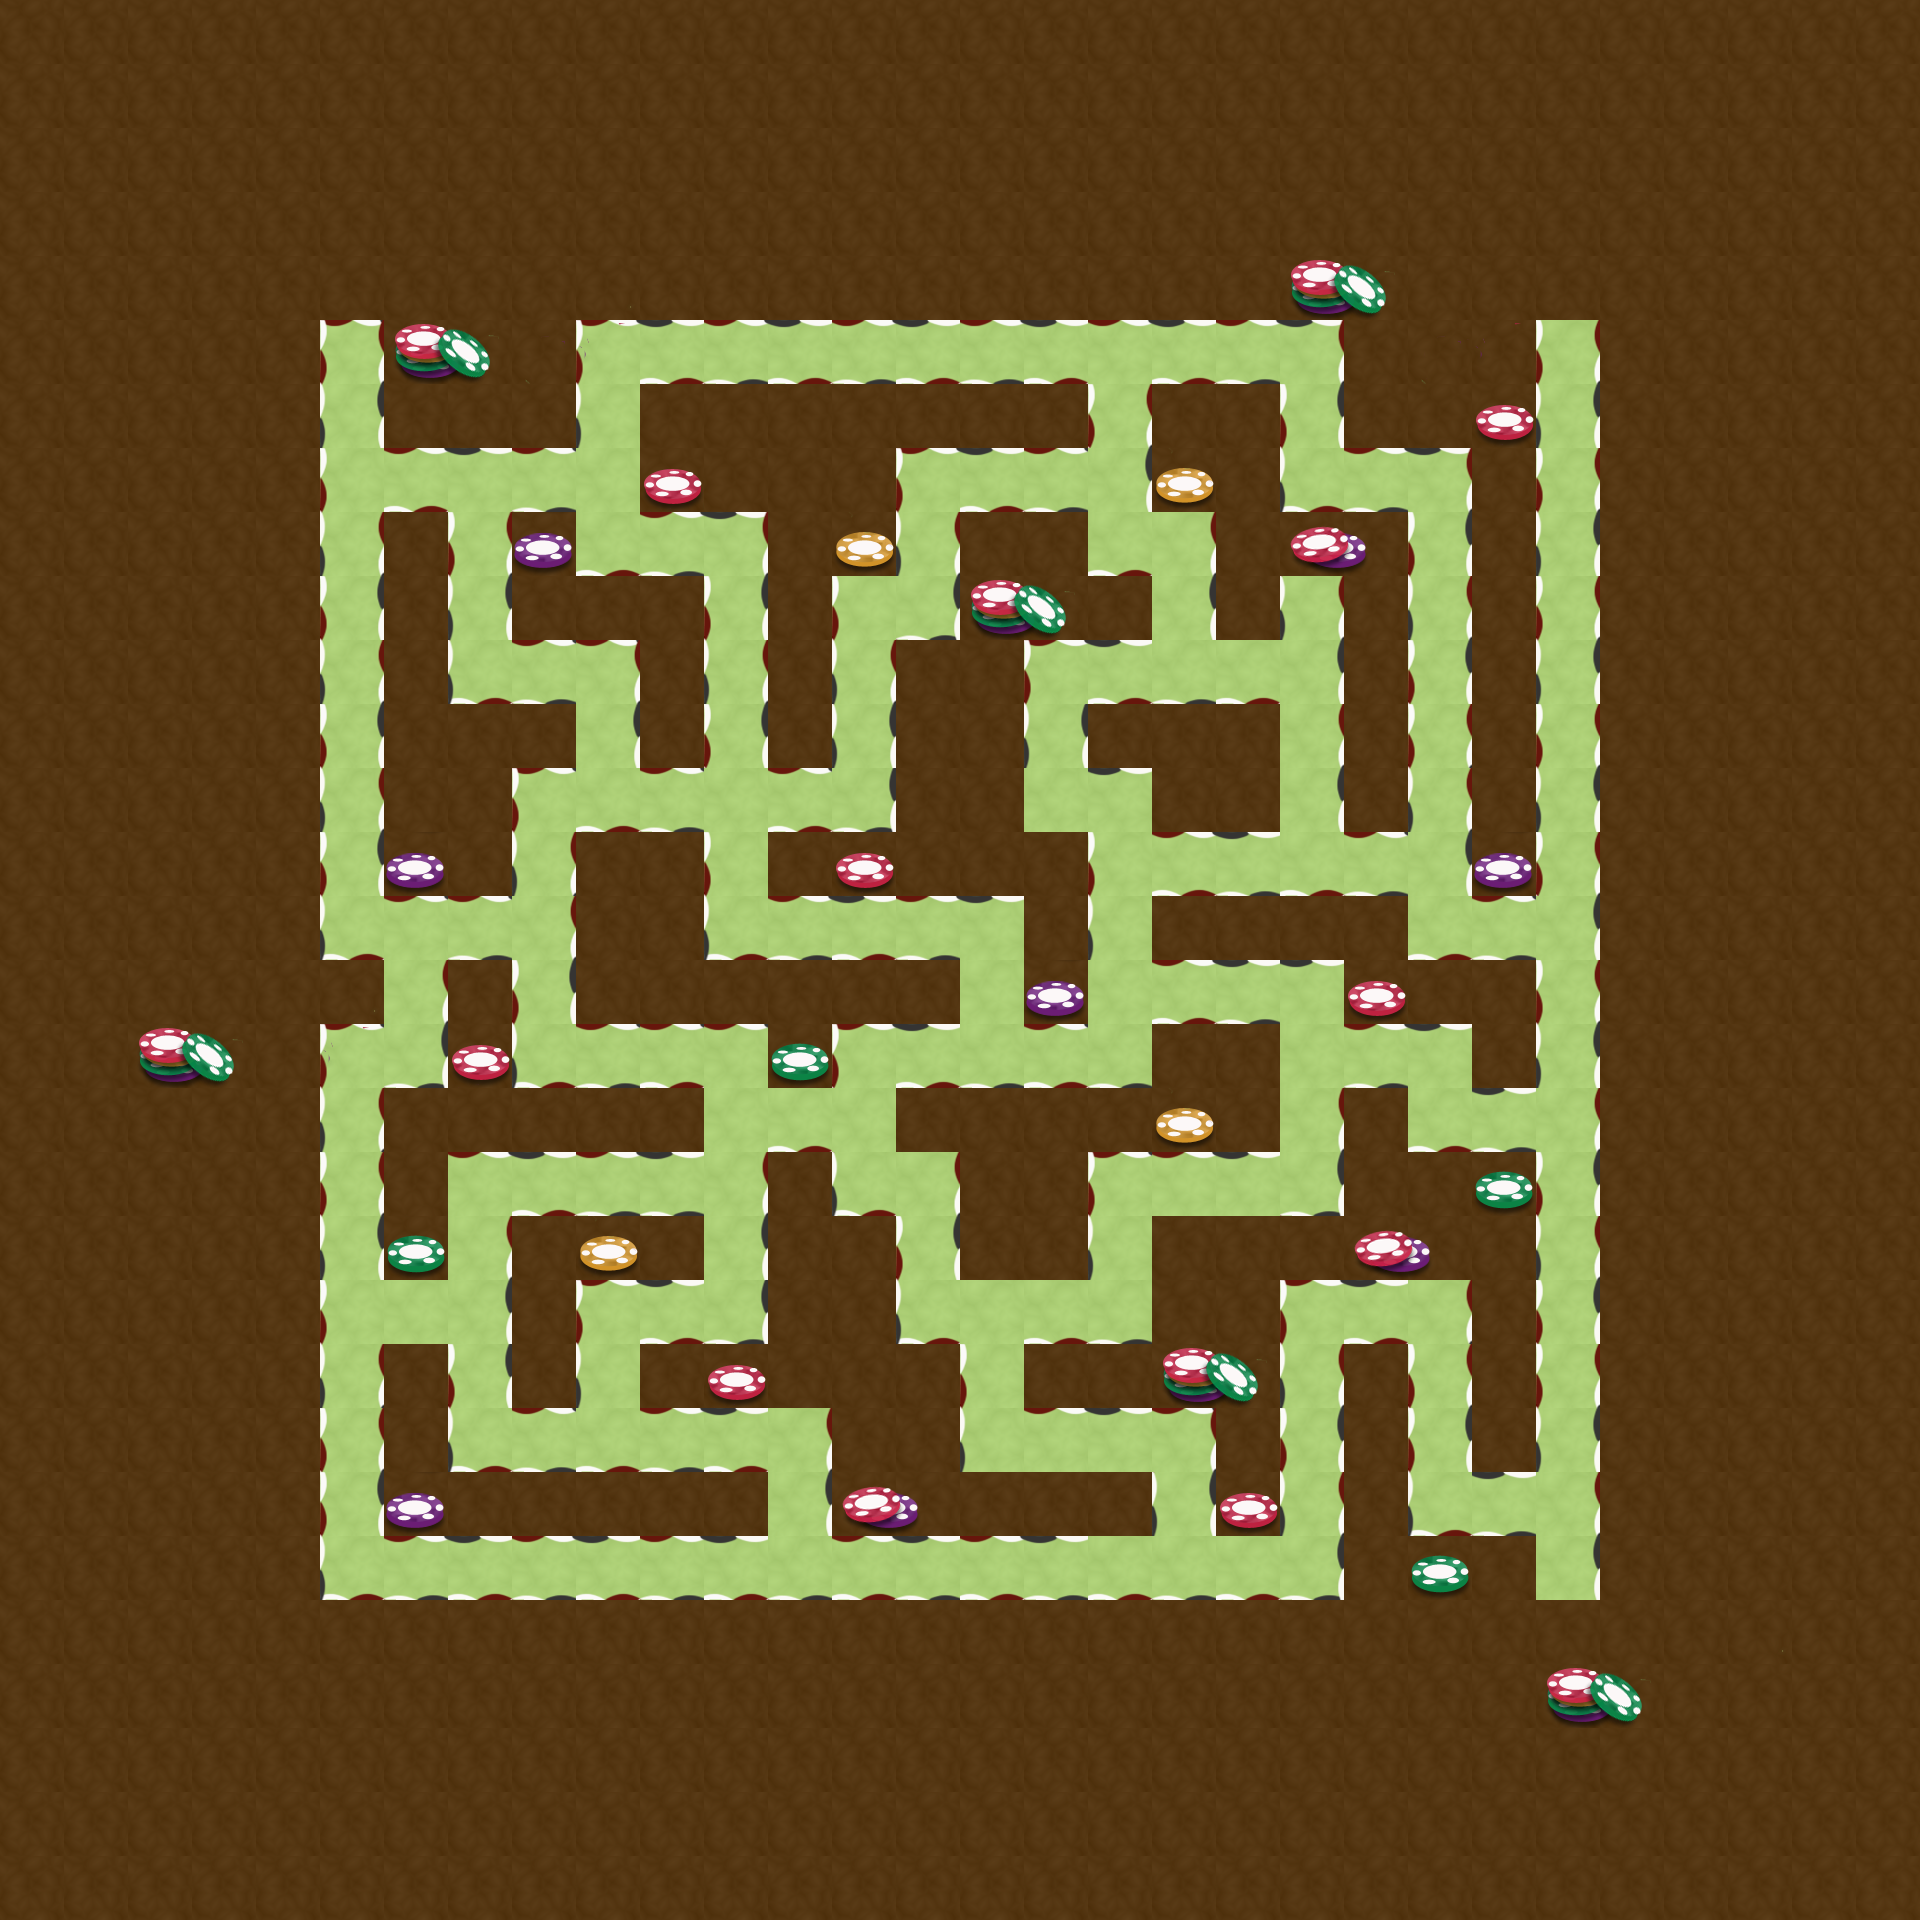

A 2D game scene composited from a Tiled map and its tileset images. What follows is a short description and the map's XML, with each tile layer's data collapsed to a summary:
An orthogonal 30x30 tile map with 64x64 px tiles, 7 tile layers (Land, Meta, Decoration, Decoration2, ...), 1 hidden layer not drawn, 3 tilesets and 35 objects (21x CardSpawnPoint1, 13x Destination1, SpawnPoint).

<map version="1.0" orientation="orthogonal" width="30" height="30" tilewidth="64" tileheight="64">
 <tileset firstgid="1" name="casino-tiles" tilewidth="64" tileheight="64">
  <image source="casino-land.png" width="128" height="64" />
 </tileset>
 <tileset firstgid="3" name="meta-hd" tilewidth="64" tileheight="64">
  <image source="meta.png" width="384" height="64" />
  <tile id="0">
   <properties>
    <property name="Collidable" value="True" />
   </properties>
  </tile>
  <tile id="1">
   <properties>
    <property name="Walkable" value="1" />
   </properties>
  </tile>
 </tileset>
 <tileset firstgid="9" name="decoration" tilewidth="64" tileheight="64">
  <image source="decoration.png" width="512" height="512" />
 </tileset>
 <layer name="Land" width="30" height="30">
  <data>[900 cells, 900 non-empty, 2 distinct tile ids]</data>
 </layer>
 <layer name="Meta" width="30" height="30">
  <data>[900 cells, 900 non-empty, 2 distinct tile ids]</data>
 </layer>
 <layer name="Decoration" width="30" height="30">
  <data>[900 cells, 79 non-empty, 2 distinct tile ids]</data>
 </layer>
 <layer name="Decoration2" width="30" height="30">
  <data>[900 cells, 91 non-empty, 4 distinct tile ids]</data>
 </layer>
 <layer name="Decoration3" width="30" height="30">
  <data>[900 cells, 87 non-empty, 2 distinct tile ids]</data>
 </layer>
 <layer name="Decoration4" width="30" height="30">
  <data>[900 cells, 91 non-empty, 2 distinct tile ids]</data>
 </layer>
 <layer name="Background2" width="30" height="30" visible="0">
  <data>[900 cells, 45 non-empty, 15 distinct tile ids]</data>
 </layer>
 <layer name="Background" width="30" height="30">
  <data>[900 cells, 55 non-empty, 18 distinct tile ids]</data>
 </layer>
 <objectgroup name="Objects" width="30" height="30">
  <object name="SpawnPoint" x="714" y="782" width="43" height="40" />
  <object name="CardSpawnPoint1" x="461" y="552" width="45" height="43">
   <properties>
    <property name="Card" value="1" />
   </properties>
  </object>
  <object name="Destination1" x="526" y="1032" width="44" height="40">
   <properties>
    <property name="Destination" value="1" />
   </properties>
  </object>
  <object name="Destination1" x="1419" y="903" width="44" height="40">
   <properties>
    <property name="Destination" value="1" />
   </properties>
  </object>
  <object name="CardSpawnPoint1" x="1156" y="650" width="45" height="43">
   <properties>
    <property name="Card" value="1" />
   </properties>
  </object>
  <object name="CardSpawnPoint1" x="328" y="1544" width="45" height="43">
   <properties>
    <property name="Card" value="1" />
   </properties>
  </object>
  <object name="CardSpawnPoint1" x="1203" y="1168" width="45" height="43">
   <properties>
    <property name="Card" value="1" />
   </properties>
  </object>
  <object name="CardSpawnPoint1" x="1545" y="646" width="45" height="43">
   <properties>
    <property name="Card" value="1" />
   </properties>
  </object>
  <object name="CardSpawnPoint1" x="706" y="1040" width="45" height="43">
   <properties>
    <property name="Card" value="1" />
   </properties>
  </object>
  <object name="CardSpawnPoint1" x="1286" y="1468" width="45" height="43">
   <properties>
    <property name="Card" value="1" />
   </properties>
  </object>
  <object name="CardSpawnPoint1" x="326" y="694" width="45" height="43">
   <properties>
    <property name="Card" value="1" />
   </properties>
  </object>
  <object name="Destination1" x="843" y="589" width="44" height="40">
   <properties>
    <property name="Destination" value="1" />
   </properties>
  </object>
  <object name="Destination1" x="771" y="1425" width="44" height="40">
   <properties>
    <property name="Destination" value="1" />
   </properties>
  </object>
  <object name="Destination1" x="909" y="1287" width="44" height="40">
   <properties>
    <property name="Destination" value="1" />
   </properties>
  </object>
  <object name="Destination1" x="1547" y="1221" width="44" height="40">
   <properties>
    <property name="Destination" value="1" />
   </properties>
  </object>
  <object name="Destination1" x="1285" y="1547" width="44" height="40">
   <properties>
    <property name="Destination" value="1" />
   </properties>
  </object>
  <object name="Destination1" x="327" y="345" width="44" height="40">
   <properties>
    <property name="Destination" value="1" />
   </properties>
  </object>
  <object name="Destination1" x="1099" y="341" width="44" height="40">
   <properties>
    <property name="Destination" value="1" />
   </properties>
  </object>
  <object name="CardSpawnPoint1" x="1100" y="784" width="45" height="43">
   <properties>
    <property name="Card" value="1" />
   </properties>
  </object>
  <object name="CardSpawnPoint1" x="460" y="1416" width="45" height="43">
   <properties>
    <property name="Card" value="1" />
   </properties>
  </object>
  <object name="CardSpawnPoint1" x="786" y="332" width="45" height="43">
   <properties>
    <property name="Card" value="1" />
   </properties>
  </object>
  <object name="CardSpawnPoint1" x="1412" y="460" width="45" height="43">
   <properties>
    <property name="Card" value="1" />
   </properties>
  </object>
  <object name="CardSpawnPoint1" x="1158" y="974" width="45" height="43">
   <properties>
    <property name="Card" value="1" />
   </properties>
  </object>
  <object name="CardSpawnPoint1" x="334" y="1040" width="45" height="43">
   <properties>
    <property name="Card" value="1" />
   </properties>
  </object>
  <object name="CardSpawnPoint1" x="1158" y="1422" width="45" height="43">
   <properties>
    <property name="Card" value="1" />
   </properties>
  </object>
  <object name="CardSpawnPoint1" x="900" y="586" width="45" height="43">
   <properties>
    <property name="Card" value="1" />
   </properties>
  </object>
  <object name="CardSpawnPoint1" x="838" y="1154" width="45" height="43">
   <properties>
    <property name="Card" value="1" />
   </properties>
  </object>
  <object name="CardSpawnPoint1" x="1408" y="1040" width="45" height="43">
   <properties>
    <property name="Card" value="1" />
   </properties>
  </object>
  <object name="CardSpawnPoint1" x="1412" y="1294" width="45" height="43">
   <properties>
    <property name="Card" value="1" />
   </properties>
  </object>
  <object name="CardSpawnPoint1" x="998" y="1544" width="45" height="43">
   <properties>
    <property name="Card" value="1" />
   </properties>
  </object>
  <object name="CardSpawnPoint1" x="586" y="398" width="45" height="43">
   <properties>
    <property name="Card" value="1" />
   </properties>
  </object>
  <object name="Destination1" x="329" y="1287" width="44" height="40">
   <properties>
    <property name="Destination" value="1" />
   </properties>
  </object>
  <object name="Destination1" x="1285" y="593" width="44" height="40">
   <properties>
    <property name="Destination" value="1" />
   </properties>
  </object>
  <object name="Destination1" x="585" y="519" width="44" height="40">
   <properties>
    <property name="Destination" value="1" />
   </properties>
  </object>
  <object name="Destination1" x="967" y="909" width="44" height="40">
   <properties>
    <property name="Destination" value="1" />
   </properties>
  </object>
 </objectgroup>
</map>
